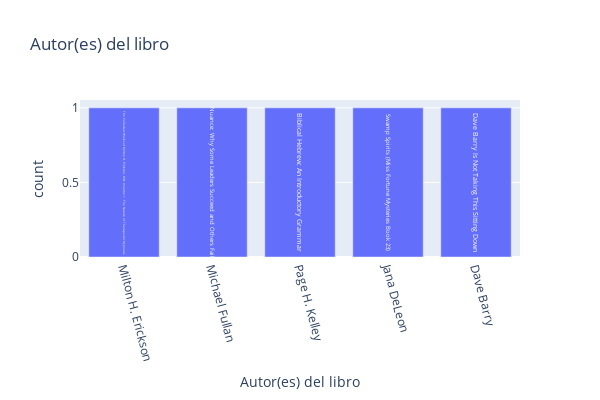

The code cell stored with this chart in its notebook:
### Code cell
import plotly.express as px
import seaborn as sns

col_cat = ['Autor(es) del libro','Titulo del libro' ]
# Seleccionar una muestra aleatoria de 5 registros
sampled_df = df.sample(n=5, random_state=42)

# Crear un gráfico interactivo utilizando Plotly
fig = px.bar(sampled_df, x=col_cat[0], title=col_cat[0], text='Titulo del libro' )
fig.update_xaxes(tickangle=75)
fig.update_layout(height=400, width=600)

# Mostrar el gráfico interactivo
fig.show()

### Figure 1 — Plotly figure (JSON) as saved in the notebook; plotly's stock layout.template omitted (floating-point values rounded to 4 significant figures)
{"data": [{"alignmentgroup": "True", "hovertemplate": "Autor(es) del libro=%{x}<br>count=%{y}<br>Titulo del libro=%{text}<extra></extra>", "legendgroup": "", "marker": {"color": "#636efa", "pattern": {"shape": ""}}, "name": "", "offsetgroup": "", "orientation": "v", "showlegend": false, "text": ["The Collected Works of Milton H. Erickson, MD: Volume 1: The Nature of Therapeutic Hypnosis", "Nuance: Why Some Leaders Succeed and Others Fail", "Biblical Hebrew: An Introductory Grammar", "Swamp Spirits (Miss Fortune Mysteries Book 23)", "Dave Barry Is Not Taking This Sitting Down"], "textposition": "auto", "type": "bar", "x": ["Milton H. Erickson", "Michael Fullan", "Page H. Kelley", "Jana DeLeon", "Dave Barry"], "xaxis": "x", "y": [1, 1, 1, 1, 1], "yaxis": "y"}], "layout": {"barmode": "relative", "height": 400, "legend": {"tracegroupgap": 0}, "title": {"text": "Autor(es) del libro"}, "width": 600, "xaxis": {"anchor": "y", "domain": [0, 1], "tickangle": 75, "title": {"text": "Autor(es) del libro"}}, "yaxis": {"anchor": "x", "domain": [0, 1], "title": {"text": "count"}}}}
